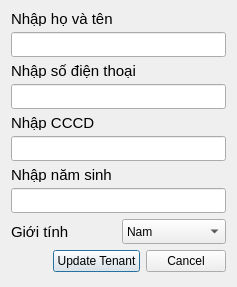
<?xml version="1.0" encoding="UTF-8"?>
<ui version="4.0">
 <class>Edittenant</class>
 <widget class="QDialog" name="Edittenant">
  <property name="geometry">
   <rect>
    <x>0</x>
    <y>0</y>
    <width>237</width>
    <height>287</height>
   </rect>
  </property>
  <property name="windowTitle">
   <string>Dialog</string>
  </property>
  <layout class="QVBoxLayout" name="verticalLayout">
   <item>
    <layout class="QVBoxLayout" name="verticalLayout_3">
     <item>
      <widget class="QLabel" name="label_3">
       <property name="maximumSize">
        <size>
         <width>16777215</width>
         <height>15</height>
        </size>
       </property>
       <property name="font">
        <font>
         <pointsize>11</pointsize>
        </font>
       </property>
       <property name="text">
        <string>Nhập họ và tên</string>
       </property>
      </widget>
     </item>
     <item>
      <widget class="QLineEdit" name="newname">
       <property name="minimumSize">
        <size>
         <width>0</width>
         <height>25</height>
        </size>
       </property>
       <property name="placeholderText">
        <string/>
       </property>
      </widget>
     </item>
    </layout>
   </item>
   <item>
    <layout class="QVBoxLayout" name="verticalLayout_5">
     <item>
      <widget class="QLabel" name="label_5">
       <property name="maximumSize">
        <size>
         <width>16777215</width>
         <height>15</height>
        </size>
       </property>
       <property name="font">
        <font>
         <pointsize>11</pointsize>
        </font>
       </property>
       <property name="text">
        <string>Nhập số điện thoại</string>
       </property>
      </widget>
     </item>
     <item>
      <widget class="QLineEdit" name="newsdt">
       <property name="minimumSize">
        <size>
         <width>0</width>
         <height>25</height>
        </size>
       </property>
       <property name="placeholderText">
        <string/>
       </property>
      </widget>
     </item>
    </layout>
   </item>
   <item>
    <layout class="QVBoxLayout" name="verticalLayout_6">
     <item>
      <widget class="QLabel" name="label_6">
       <property name="maximumSize">
        <size>
         <width>16777215</width>
         <height>15</height>
        </size>
       </property>
       <property name="font">
        <font>
         <pointsize>11</pointsize>
        </font>
       </property>
       <property name="text">
        <string>Nhập CCCD</string>
       </property>
      </widget>
     </item>
     <item>
      <widget class="QLineEdit" name="newcccd">
       <property name="minimumSize">
        <size>
         <width>0</width>
         <height>25</height>
        </size>
       </property>
       <property name="placeholderText">
        <string/>
       </property>
      </widget>
     </item>
    </layout>
   </item>
   <item>
    <layout class="QVBoxLayout" name="verticalLayout_7">
     <item>
      <widget class="QLabel" name="label_7">
       <property name="maximumSize">
        <size>
         <width>16777215</width>
         <height>15</height>
        </size>
       </property>
       <property name="font">
        <font>
         <pointsize>11</pointsize>
        </font>
       </property>
       <property name="text">
        <string>Nhập năm sinh</string>
       </property>
      </widget>
     </item>
     <item>
      <widget class="QLineEdit" name="newage">
       <property name="minimumSize">
        <size>
         <width>0</width>
         <height>25</height>
        </size>
       </property>
       <property name="placeholderText">
        <string/>
       </property>
      </widget>
     </item>
    </layout>
   </item>
   <item>
    <layout class="QHBoxLayout" name="horizontalLayout">
     <item>
      <widget class="QLabel" name="label_8">
       <property name="maximumSize">
        <size>
         <width>16777215</width>
         <height>15</height>
        </size>
       </property>
       <property name="font">
        <font>
         <pointsize>11</pointsize>
        </font>
       </property>
       <property name="text">
        <string>Giới tính</string>
       </property>
      </widget>
     </item>
     <item>
      <widget class="QComboBox" name="comboBox">
       <property name="minimumSize">
        <size>
         <width>0</width>
         <height>25</height>
        </size>
       </property>
       <item>
        <property name="text">
         <string>Nam</string>
        </property>
       </item>
       <item>
        <property name="text">
         <string>Nữ</string>
        </property>
       </item>
      </widget>
     </item>
    </layout>
   </item>
   <item>
    <layout class="QHBoxLayout" name="horizontalLayout_3">
     <item>
      <spacer name="horizontalSpacer_2">
       <property name="orientation">
        <enum>Qt::Orientation::Horizontal</enum>
       </property>
       <property name="sizeHint" stdset="0">
        <size>
         <width>40</width>
         <height>20</height>
        </size>
       </property>
      </spacer>
     </item>
     <item>
      <layout class="QHBoxLayout" name="horizontalLayout_4">
       <item>
        <widget class="QPushButton" name="Edittenantbtn">
         <property name="minimumSize">
          <size>
           <width>55</width>
           <height>18</height>
          </size>
         </property>
         <property name="styleSheet">
          <string notr="true">QPushButton{
/background-color: #34D481;
/color:white;
/border:none;
/border-radius: 8px;
/font-weight:bold;
/font-size: 10px;
}</string>
         </property>
         <property name="text">
          <string>Update Tenant</string>
         </property>
         <property name="checkable">
          <bool>true</bool>
         </property>
        </widget>
       </item>
       <item>
        <widget class="QPushButton" name="pushButton_3">
         <property name="minimumSize">
          <size>
           <width>18</width>
           <height>18</height>
          </size>
         </property>
         <property name="styleSheet">
          <string notr="true">QPushButton{
/background-color: #585858;
/color:white;
/border:none;
/border-radius: 8px;
/font-weight:bold;
/font-size: 10px;
}</string>
         </property>
         <property name="text">
          <string>Cancel</string>
         </property>
         <property name="checkable">
          <bool>true</bool>
         </property>
        </widget>
       </item>
      </layout>
     </item>
    </layout>
   </item>
  </layout>
 </widget>
 <resources/>
 <connections>
  <connection>
   <sender>Edittenantbtn</sender>
   <signal>toggled(bool)</signal>
   <receiver>Edittenant</receiver>
   <slot>close()</slot>
   <hints>
    <hint type="sourcelabel">
     <x>140</x>
     <y>248</y>
    </hint>
    <hint type="destinationlabel">
     <x>134</x>
     <y>279</y>
    </hint>
   </hints>
  </connection>
  <connection>
   <sender>pushButton_3</sender>
   <signal>toggled(bool)</signal>
   <receiver>Edittenant</receiver>
   <slot>close()</slot>
   <hints>
    <hint type="sourcelabel">
     <x>207</x>
     <y>247</y>
    </hint>
    <hint type="destinationlabel">
     <x>209</x>
     <y>307</y>
    </hint>
   </hints>
  </connection>
 </connections>
</ui>
